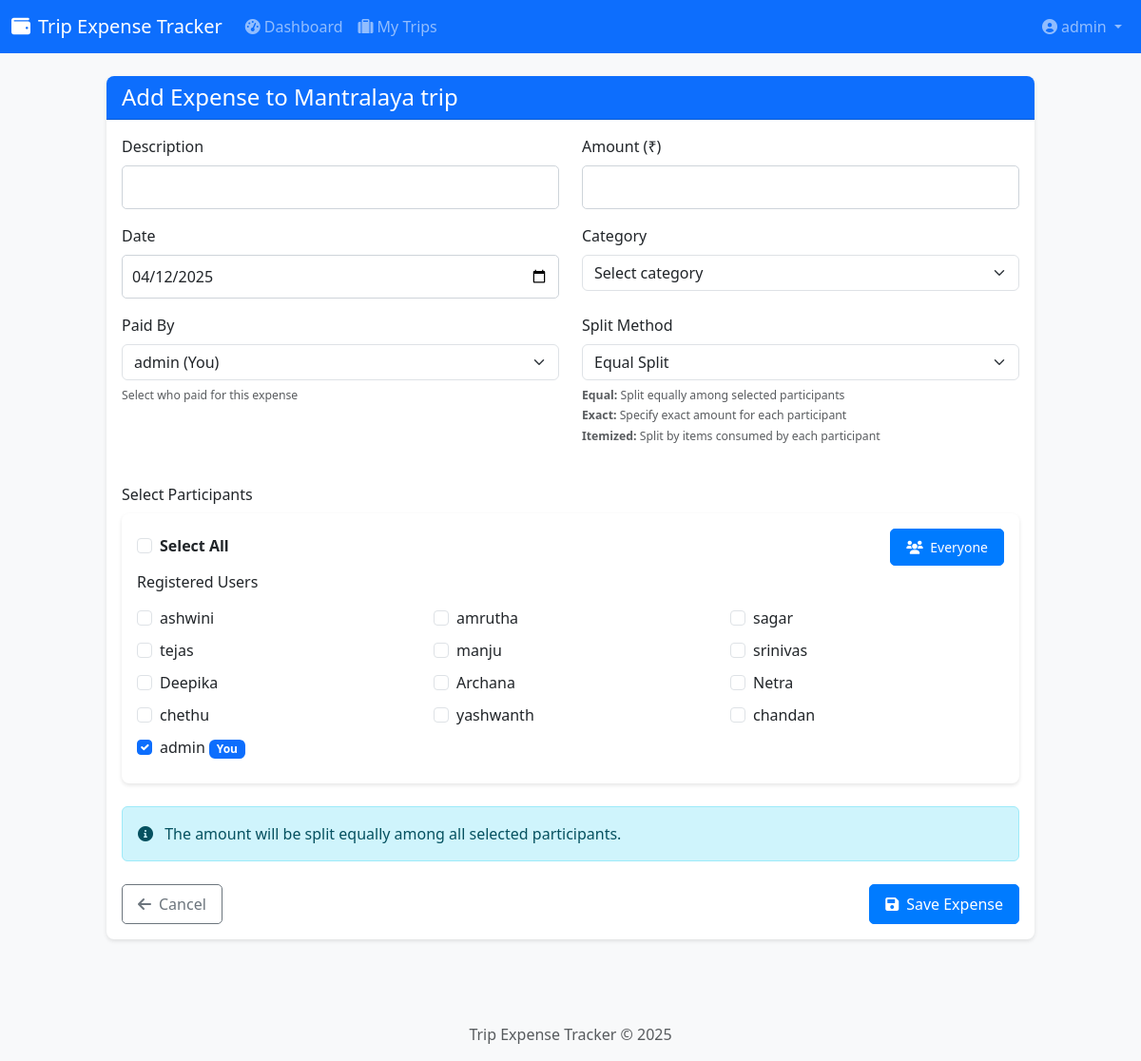
Screenshot of /trips/5/expenses/add (signed in) with the database file from the repository.
### expense_tracker/backend/models/user.py (models this page shows, shortened)
class User(UserMixin, db.Model):
    id = db.Column(db.Integer, primary_key=True)
    email = db.Column(db.String(120), unique=True, nullable=False, index=True)
    name = db.Column(db.String(100), nullable=False)
    password_hash = db.Column(db.String(128))
    created_at = db.Column(db.DateTime, default=datetime.utcnow)
    last_seen = db.Column(db.DateTime, default=datetime.utcnow)
    is_admin = db.Column(db.Boolean, default=False)
    trips_created = db.relationship('Trip', backref='admin', lazy='dynamic', foreign_keys='Trip.admin_id')

### expense_tracker/backend/models/trip.py (models this page shows, shortened)
class Trip(db.Model):
    id = db.Column(db.Integer, primary_key=True)
    name = db.Column(db.String(100), nullable=False)
    description = db.Column(db.Text, nullable=True)
    start_date = db.Column(db.DateTime, nullable=False)
    end_date = db.Column(db.DateTime, nullable=False)
    created_at = db.Column(db.DateTime, default=datetime.utcnow)
    updated_at = db.Column(db.DateTime, default=datetime.utcnow, onupdate=datetime.utcnow)
    admin_id = db.Column(db.Integer, db.ForeignKey('user.id'), nullable=False)
    participants = db.Column(db.Text, nullable=False, default=json.dumps([]))
    unregistered_participants = db.Column(db.Text, nullable=False, default=json.dumps([]))
    advances_json = db.Column(db.Text, default=json.dumps({}))
    general_payments_json = db.Column(db.Text, default=json.dumps([]))
    expenses = db.relationship('Expense', backref='trip', lazy='dynamic', cascade='all, delete-orphan')
    def get_participants_list(self):
        if self.participants is None:
            return []
        return json.loads(self.participants)
    def get_unregistered_participants(self):
        if self.unregistered_participants is None:
            return []
        return json.loads(self.unregistered_participants)

### expense_tracker/backend/routes/expenses.py (the view, shortened to what this page needs)
@bp.route('/<int:trip_id>/expenses/add', methods=['GET', 'POST'])
@login_required
def add_expense(trip_id):
    trip = Trip.query.get_or_404(trip_id)
    participants = trip.get_participants_list()
    if str(current_user.id) not in participants and current_user.id != trip.admin_id:
        flash('You do not have access to this trip', 'error')
        return redirect(url_for('trips.list_trips'))
    all_participants = []
    for p_id in trip.get_participants_list():
        try:
            user = User.query.get(int(p_id))
            if user:
                all_participants.append(user)
        except ValueError:
            pass
    if trip.admin_id not in [p.id for p in all_participants]:
        admin = User.query.get(trip.admin_id)
        if admin:
            all_participants.append(admin)
    unregistered_names = trip.get_unregistered_participants()
    return render_template('expenses/add.html',
                          trip=trip,
                          participants=all_participants,
                          unregistered_participants=unregistered_names,
                          split_methods=Config.SPLIT_METHODS)

### expense_tracker/backend/templates/expenses/add.html (shortened to what this page needs)
{% extends "base.html" %}
{% block content %}
<div class="row justify-content-center">
    <div class="col-md-10">
        <div class="card">
            <div class="card-header bg-primary text-white">
                <h4 class="card-title mb-0">Add Expense to {{ trip.name }}</h4>
            </div>
            <div class="card-body">
                <form method="POST" action="{{ url_for('expenses.add_expense', trip_id=trip.id) }}" id="expenseForm">
                    <div class="row mb-4">
                        <div class="col-md-6 mb-3">
                            <label for="description" class="form-label">Description</label>
                            <input type="text" class="form-control" id="description" name="description" required>
                        </div>
                        <div class="col-md-6 mb-3">
                            <label for="amount" class="form-label">Amount (₹)</label>
                            <input type="number" class="form-control" id="amount" name="amount" step="0.01" min="0.01" required>
                        </div>
                        <div class="col-md-6 mb-3">
                            <label for="date" class="form-label">Date</label>
                            <input type="date" class="form-control" id="date" name="date" required>
                        </div>
                        <div class="col-md-6 mb-3">
                            <label for="category" class="form-label">Category</label>
                            <select class="form-select" id="category" name="category">
                                <option value="">Select category</option>
                            </select>
                        </div>
                        <div class="col-md-6 mb-3">
                            <label for="payer_id" class="form-label">Paid By</label>
                            <select class="form-select" id="payer_id" name="payer_id" required>
                                <optgroup label="Registered Users">
                                    {% for participant in participants %}
                                    <option value="{{ participant.id }}" {% if participant.id == current_user.id %}selected{% endif %}>
                                        {{ participant.name }}{% if participant.id == current_user.id %} (You){% endif %}
                                    </option>
                                    {% endfor %}
                                </optgroup>
                            </select>
                            <div class="form-text">
                                <small>Select who paid for this expense</small>
                            </div>
                        </div>
                        <div class="col-md-6 mb-3">
                            <label for="split_method" class="form-label">Split Method</label>
                            <select class="form-select" id="split_method" name="split_method" required>
                                <option value="equal">Equal Split</option>
                            </select>
                            <div class="form-text">
                                <small>
                                    <strong>Equal:</strong> Split equally among selected participants<br>
                                    <strong>Exact:</strong> Specify exact amount for each participant<br>
                                    <strong>Itemized:</strong> Split by items consumed by each participant
                                </small>
                            </div>
                        </div>
                    </div>
                    <div class="mb-4">
                        <label class="form-label">Select Participants</label>
                        <div class="card">
                            <div class="card-body">
                                <div class="mb-2 d-flex justify-content-between align-items-center">
                                    <div class="form-check">
                                        <input class="form-check-input" type="checkbox" id="selectAllParticipants">
                                        <label class="form-check-label" for="selectAllParticipants">
                                            <strong>Select All</strong>
                                        </label>
                                    </div>
                                    <button type="button" class="btn btn-primary btn-sm" id="everyoneButton">
                                        <i class="fas fa-users me-1"></i> Everyone
                                    </button>
                                </div>
                                <div class="row">
                                    {% if participants %}
                                    <div class="col-12 mb-2">
                                        <h6>Registered Users</h6>
                                    </div>
                                    {% for participant in participants %}
                                    <div class="col-md-4 mb-2">
                                        <div class="form-check">
                                            <input class="form-check-input participant-checkbox" type="checkbox"
                                                   name="participants" value="{{ participant.id }}"
                                                   id="participant{{ participant.id }}"
                                                   {% if participant.id == current_user.id %}checked{% endif %}>
                                            <label class="form-check-label" for="participant{{ participant.id }}">
                                                {{ participant.name }}
                                                {% if participant.id == current_user.id %}
                                                <span class="badge bg-primary">You</span>
                                                {% endif %}
                                            </label>
                                        </div>
                                    </div>
                                    {% endfor %}
                                    {% endif %}
                                </div>
                            </div>
                        </div>
                    </div>
                    <div id="equalSplitSection" class="split-section mb-4">
                        <div class="alert alert-info">
                            <i class="fas fa-info-circle me-2"></i>
                            The amount will be split equally among all selected participants.
                        </div>
                    </div>
                    <div class="d-flex justify-content-between mt-4">
                        <a href="{{ url_for('trips.view_trip', trip_id=trip.id) }}" class="btn btn-outline-secondary">
                            <i class="fas fa-arrow-left me-2"></i>Cancel
                        </a>
                        <button type="submit" class="btn btn-primary" id="submitBtn">
                            <i class="fas fa-save me-2"></i>Save Expense
                        </button>
                    </div>
                </form>
            </div>
        </div>
    </div>
</div>
{% endblock %}

### expense_tracker/backend/templates/base.html (shortened to what this page needs)
<!DOCTYPE html>
<html lang="en">
<head>
    <link href="https://cdn.jsdelivr.net/npm/bootstrap@5.3.0-alpha1/dist/css/bootstrap.min.css" rel="stylesheet">
    <link rel="stylesheet" href="https://cdnjs.cloudflare.com/ajax/libs/font-awesome/6.0.0/css/all.min.css">
    <link rel="stylesheet" href="{{ url_for('static', filename='css/style.css') }}">
</head>
<body>
    <nav class="navbar navbar-expand-lg navbar-dark bg-primary">
        <div class="container">
            <a class="navbar-brand" href="{{ url_for('main.index') }}">
                <i class="fas fa-wallet me-2"></i>Trip Expense Tracker
            </a>
            <div class="collapse navbar-collapse" id="navbarNav">
                <ul class="navbar-nav me-auto">
                    {% if current_user.is_authenticated %}
                    <li class="nav-item">
                        <a class="nav-link" href="{{ url_for('main.dashboard') }}">
                            <i class="fas fa-tachometer-alt me-1"></i>Dashboard
                        </a>
                    </li>
                    <li class="nav-item">
                        <a class="nav-link" href="{{ url_for('trips.list_trips') }}">
                            <i class="fas fa-suitcase me-1"></i>My Trips
                        </a>
                    </li>
                    {% endif %}
                </ul>
                <ul class="navbar-nav">
                    {% if current_user.is_authenticated %}
                    <li class="nav-item dropdown">
                        <a class="nav-link dropdown-toggle" href="#" id="userDropdown" role="button" data-bs-toggle="dropdown">
                            <i class="fas fa-user-circle me-1"></i>{{ current_user.name }}
                        </a>
                    </li>
                    {% endif %}
                </ul>
            </div>
        </div>
    </nav>
    <div class="container mt-4">
        {% block content %}{% endblock %}
    </div>
    <footer class="footer mt-5 py-3 bg-light">
        <div class="container text-center">
            <span class="text-muted">Trip Expense Tracker &copy; 2025</span>
        </div>
    </footer>
</body>
</html>

### expense_tracker/backend/static/css/style.css (style rules this page uses)
body { font-family: 'Segoe UI', Tahoma, Geneva, Verdana, sans-serif; background-color: #f8f9fa; color: #333; }
.container { max-width: 1200px; }
.card { border-radius: 8px; box-shadow: 0 2px 4px rgba(0, 0, 0, 0.1); margin-bottom: 20px; border: none; }
.card-header { border-radius: 8px 8px 0 0 !important; font-weight: 500; }
.btn { border-radius: 5px; padding: 8px 16px; font-weight: 500; }
.btn-primary { background-color: #007bff; border-color: #007bff; }
.form-control { border-radius: 5px; padding: 10px; border: 1px solid #ced4da; }

### expense_tracker/backend/templates/expenses/add.html (style rules this page uses)
.card { margin-bottom: 1.5rem; }

### rows the page displays
User: name "admin", participants "☑", shows "You"
Trip: name "Mantralaya trip"
User: name "ashwini"
User: name "amrutha"
User: name "sagar"
User: name "tejas"
User: name "manju"
User: name "srinivas"
User: name "Deepika"
User: name "Archana"
User: name "Netra"
User: name "chethu"
User: name "yashwanth"
User: name "chandan"

### other values shown
form field payer_id "admin (You)"
